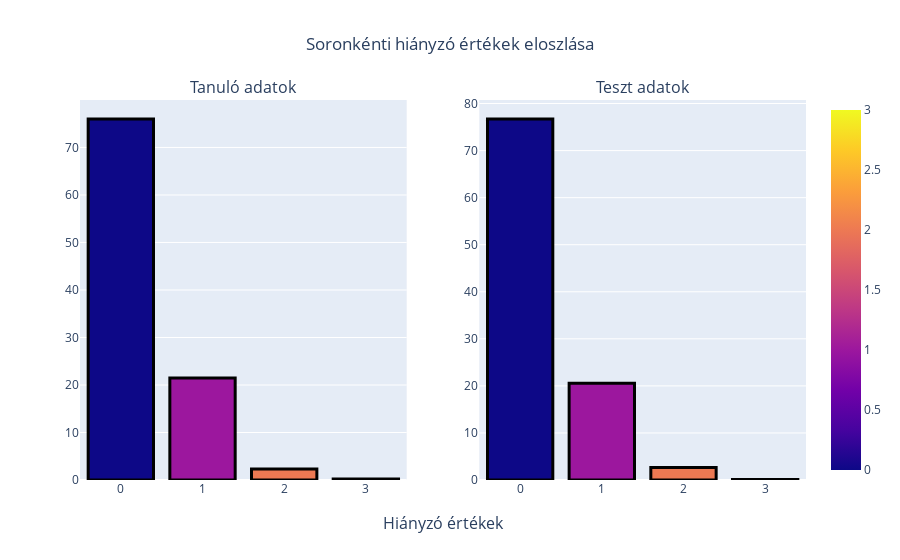

Notebook code for this chart:
### Markdown cell above
Hiányzó értékek soronként

### Code cell
missing_train_row = train.isna().sum(axis=1)
missing_train_row = pd.DataFrame(missing_train_row.value_counts()/train.shape[0]).reset_index()
missing_test_row = test.isna().sum(axis=1)
missing_test_row = pd.DataFrame(missing_test_row.value_counts()/test.shape[0]).reset_index()
missing_train_row.columns = ['no', 'count']
missing_test_row.columns = ['no', 'count']
missing_train_row["count"] = missing_train_row["count"]*100
missing_test_row["count"] = missing_test_row["count"]*100


fig = make_subplots(rows=1, 
                    cols=2,
                    column_titles = ["Tanuló adatok", "Teszt adatok"] ,
                    x_title="Hiányzó értékek",)

fig.add_trace(go.Bar(x=missing_train_row["no"], 
                     y=missing_train_row["count"]  ,
                    marker=dict(color=[n for n in range(4)], 
                                line_color='rgb(0,0,0)' ,
                                line_width = 3
                                ,coloraxis="coloraxis")),
              1, 1)
fig.add_trace(go.Bar(x= missing_test_row["no"], 
                     y=missing_test_row["count"],
                    marker=dict(color=[n for n in range(4)], 
                                line_color='rgb(0,0,0)',
                                line_width = 3 ,
                                coloraxis="coloraxis")),
              1, 2)
fig.update_layout(showlegend=False, title_text="Soronkénti hiányzó értékek eloszlása", title_x=0.5)

### Figure 1 — Plotly figure (JSON) as saved in the notebook; plotly's stock layout.template omitted (floating-point values rounded to 4 significant figures)
{"data": [{"marker": {"color": [0, 1, 2, 3], "coloraxis": "coloraxis", "line": {"color": "rgb(0,0,0)", "width": 3}}, "type": "bar", "x": [0, 1, 2, 3], "xaxis": "x", "y": [75.99, 21.48, 2.335, 0.1956], "yaxis": "y"}, {"marker": {"color": [0, 1, 2, 3], "coloraxis": "coloraxis", "line": {"color": "rgb(0,0,0)", "width": 3}}, "type": "bar", "x": [0, 1, 2, 3], "xaxis": "x2", "y": [76.71, 20.55, 2.642, 0.09352], "yaxis": "y2"}], "layout": {"annotations": [{"font": {"size": 16}, "showarrow": false, "text": "Tanuló adatok", "x": 0.225, "xanchor": "center", "xref": "paper", "y": 1, "yanchor": "bottom", "yref": "paper"}, {"font": {"size": 16}, "showarrow": false, "text": "Teszt adatok", "x": 0.775, "xanchor": "center", "xref": "paper", "y": 1, "yanchor": "bottom", "yref": "paper"}, {"font": {"size": 16}, "showarrow": false, "text": "Hiányzó értékek", "x": 0.5, "xanchor": "center", "xref": "paper", "y": 0, "yanchor": "top", "yref": "paper", "yshift": -30}], "showlegend": false, "title": {"text": "Soronkénti hiányzó értékek eloszlása", "x": 0.5}, "xaxis": {"anchor": "y", "domain": [0, 0.45]}, "xaxis2": {"anchor": "y2", "domain": [0.55, 1]}, "yaxis": {"anchor": "x", "domain": [0, 1]}, "yaxis2": {"anchor": "x2", "domain": [0, 1]}}}
